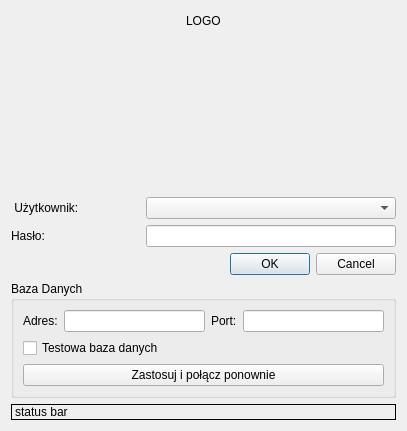
<?xml version="1.0" encoding="UTF-8"?>
<ui version="4.0">
 <class>LoginDialog</class>
 <widget class="QWidget" name="LoginDialog">
  <property name="geometry">
   <rect>
    <x>0</x>
    <y>0</y>
    <width>407</width>
    <height>431</height>
   </rect>
  </property>
  <property name="sizePolicy">
   <sizepolicy hsizetype="Fixed" vsizetype="Fixed">
    <horstretch>0</horstretch>
    <verstretch>0</verstretch>
   </sizepolicy>
  </property>
  <property name="windowTitle">
   <string>Logowanie do kOferta</string>
  </property>
  <property name="windowIcon">
   <iconset resource="res/zasoby.qrc">
    <normaloff>:/ico</normaloff>:/ico</iconset>
  </property>
  <layout class="QVBoxLayout" name="verticalLayout_2">
   <item>
    <layout class="QHBoxLayout" name="horizontalLayout_4">
     <item>
      <spacer name="horizontalSpacer">
       <property name="orientation">
        <enum>Qt::Horizontal</enum>
       </property>
       <property name="sizeHint" stdset="0">
        <size>
         <width>40</width>
         <height>20</height>
        </size>
       </property>
      </spacer>
     </item>
     <item>
      <widget class="QLabel" name="label_logo">
       <property name="sizePolicy">
        <sizepolicy hsizetype="Fixed" vsizetype="Fixed">
         <horstretch>0</horstretch>
         <verstretch>0</verstretch>
        </sizepolicy>
       </property>
       <property name="text">
        <string notr="true">LOGO</string>
       </property>
      </widget>
     </item>
     <item>
      <spacer name="horizontalSpacer_2">
       <property name="orientation">
        <enum>Qt::Horizontal</enum>
       </property>
       <property name="sizeHint" stdset="0">
        <size>
         <width>40</width>
         <height>20</height>
        </size>
       </property>
      </spacer>
     </item>
    </layout>
   </item>
   <item>
    <spacer name="verticalSpacer_2">
     <property name="orientation">
      <enum>Qt::Vertical</enum>
     </property>
     <property name="sizeHint" stdset="0">
      <size>
       <width>20</width>
       <height>100</height>
      </size>
     </property>
    </spacer>
   </item>
   <item>
    <layout class="QHBoxLayout" name="horizontalLayout_3">
     <item>
      <widget class="QLabel" name="label">
       <property name="text">
        <string> Użytkownik:</string>
       </property>
      </widget>
     </item>
     <item>
      <spacer name="horizontalSpacer_4">
       <property name="orientation">
        <enum>Qt::Horizontal</enum>
       </property>
       <property name="sizeHint" stdset="0">
        <size>
         <width>40</width>
         <height>20</height>
        </size>
       </property>
      </spacer>
     </item>
     <item>
      <widget class="QComboBox" name="comboBox_user">
       <property name="sizePolicy">
        <sizepolicy hsizetype="Fixed" vsizetype="Fixed">
         <horstretch>0</horstretch>
         <verstretch>0</verstretch>
        </sizepolicy>
       </property>
       <property name="minimumSize">
        <size>
         <width>250</width>
         <height>0</height>
        </size>
       </property>
      </widget>
     </item>
    </layout>
   </item>
   <item>
    <layout class="QHBoxLayout" name="horizontalLayout_2">
     <item>
      <widget class="QLabel" name="label_2">
       <property name="text">
        <string>Hasło:</string>
       </property>
      </widget>
     </item>
     <item>
      <spacer name="horizontalSpacer_3">
       <property name="orientation">
        <enum>Qt::Horizontal</enum>
       </property>
       <property name="sizeHint" stdset="0">
        <size>
         <width>40</width>
         <height>20</height>
        </size>
       </property>
      </spacer>
     </item>
     <item>
      <widget class="QLineEdit" name="lineEdit_password">
       <property name="sizePolicy">
        <sizepolicy hsizetype="Fixed" vsizetype="Fixed">
         <horstretch>0</horstretch>
         <verstretch>0</verstretch>
        </sizepolicy>
       </property>
       <property name="minimumSize">
        <size>
         <width>250</width>
         <height>0</height>
        </size>
       </property>
       <property name="echoMode">
        <enum>QLineEdit::Password</enum>
       </property>
      </widget>
     </item>
    </layout>
   </item>
   <item>
    <layout class="QHBoxLayout" name="horizontalLayout">
     <item>
      <widget class="QDialogButtonBox" name="buttonBox">
       <property name="standardButtons">
        <set>QDialogButtonBox::Cancel|QDialogButtonBox::Ok</set>
       </property>
      </widget>
     </item>
    </layout>
   </item>
   <item>
    <widget class="QGroupBox" name="groupBox">
     <property name="title">
      <string>Baza Danych</string>
     </property>
     <layout class="QVBoxLayout" name="verticalLayout">
      <item>
       <layout class="QHBoxLayout" name="horizontalLayout_5">
        <item>
         <widget class="QLabel" name="label_3">
          <property name="text">
           <string>Adres:</string>
          </property>
         </widget>
        </item>
        <item>
         <widget class="QLineEdit" name="lineEdit_ip"/>
        </item>
        <item>
         <widget class="QLabel" name="label_4">
          <property name="text">
           <string>Port:</string>
          </property>
         </widget>
        </item>
        <item>
         <widget class="QLineEdit" name="lineEdit_port"/>
        </item>
       </layout>
      </item>
      <item>
       <widget class="QCheckBox" name="checkBox_useTestDB">
        <property name="text">
         <string>Testowa baza danych</string>
        </property>
       </widget>
      </item>
      <item>
       <widget class="QPushButton" name="pushButton_apply">
        <property name="sizePolicy">
         <sizepolicy hsizetype="Minimum" vsizetype="Fixed">
          <horstretch>0</horstretch>
          <verstretch>0</verstretch>
         </sizepolicy>
        </property>
        <property name="text">
         <string>Zastosuj i połącz ponownie</string>
        </property>
       </widget>
      </item>
     </layout>
    </widget>
   </item>
   <item>
    <widget class="QLabel" name="label_statusBar">
     <property name="frameShape">
      <enum>QFrame::Panel</enum>
     </property>
     <property name="text">
      <string notr="true">status bar</string>
     </property>
    </widget>
   </item>
  </layout>
  <zorder>label_statusBar</zorder>
  <zorder>verticalSpacer_2</zorder>
  <zorder>groupBox</zorder>
 </widget>
 <resources>
  <include location="res/zasoby.qrc"/>
 </resources>
 <connections/>
</ui>
